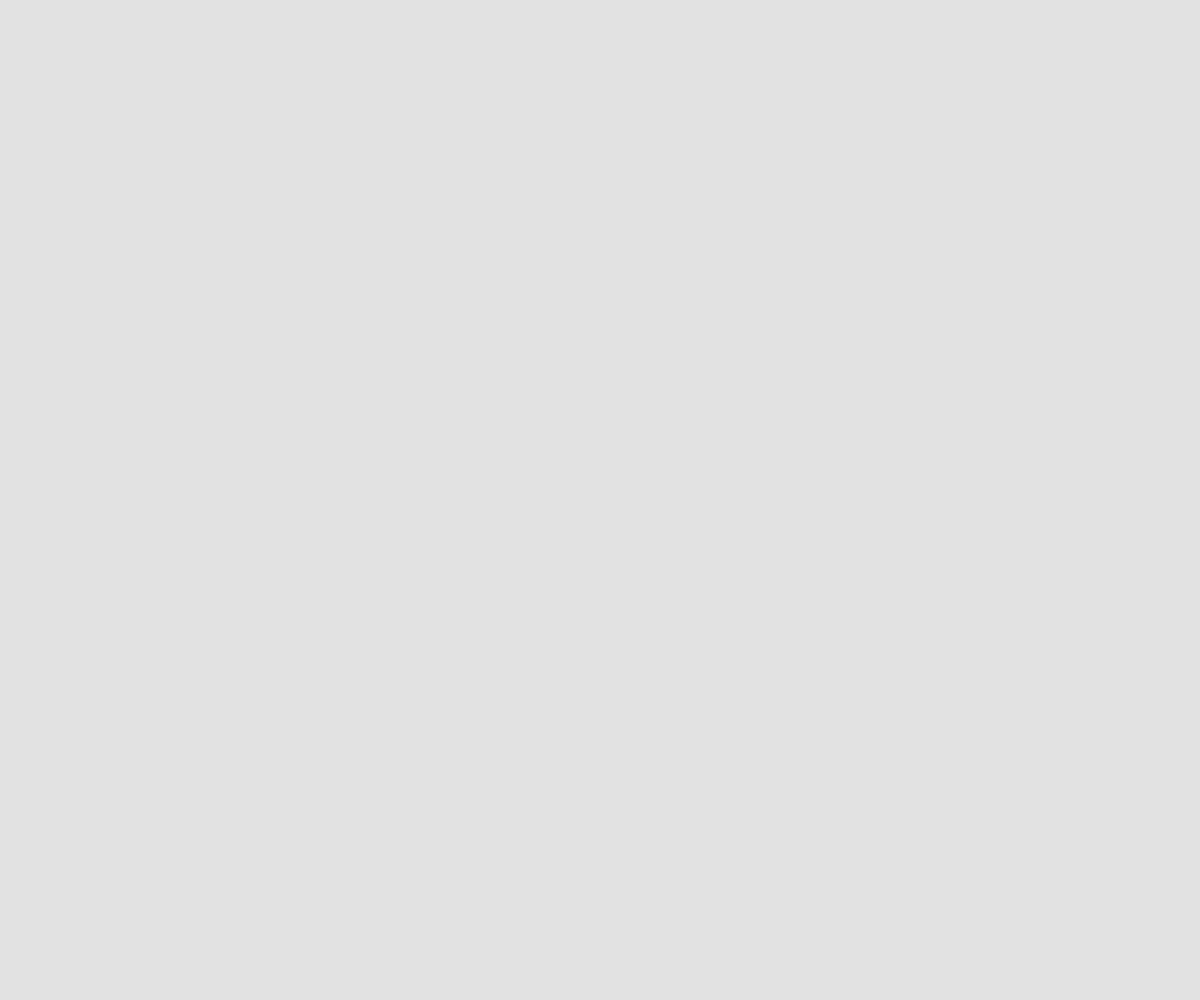
Frame 1 (no input)
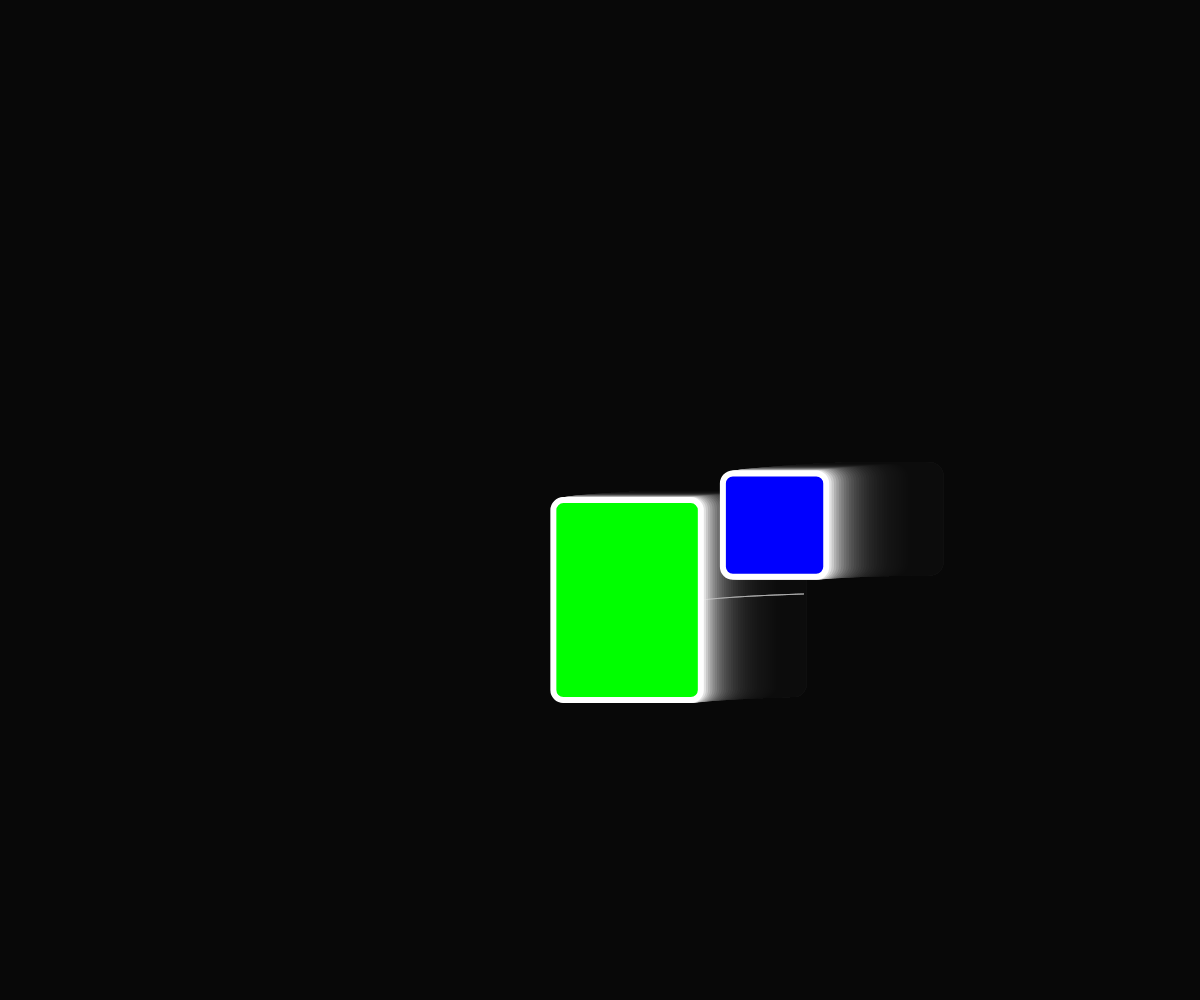
Frame 60 (no input)
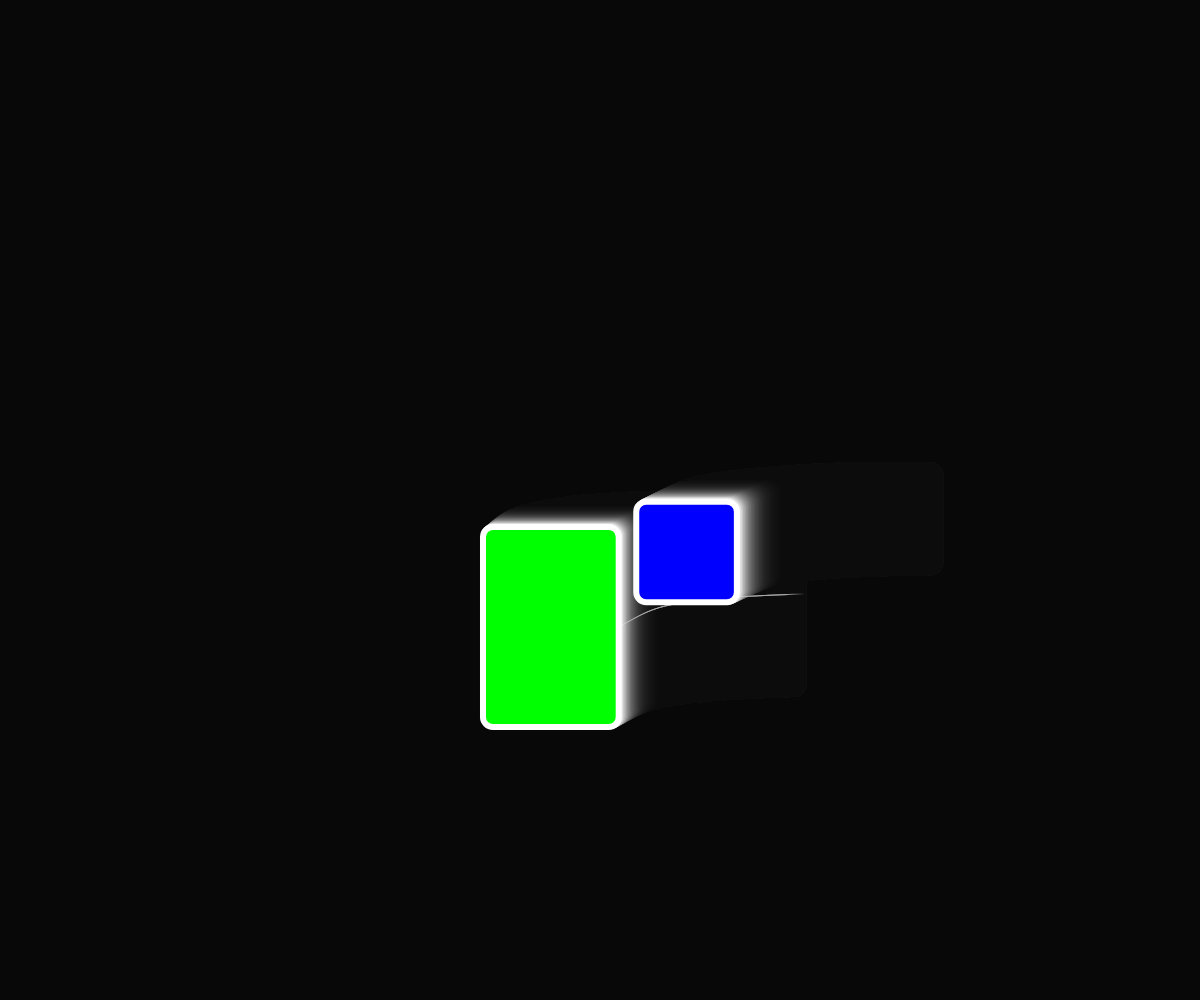
Frame 120 (the mouse pressed at the canvas centre since frame 60)

The p5.js sketch that drew these frames (run headless with seeded random() and noise() and a simulated clock; from frame 60 on, the mouse is pressed at the canvas centre):

// p5.js sketch
// ── sketch.js
let centroX = 0.0, centroY = 0.0;
let pos;
let tx = 0;
let ty = 1000;
let ts = 0;
let rectTam;
let escala;
let historial = [];

function setup() {
  createCanvas(windowWidth, windowHeight);
  angleMode(DEGREES);
  pos = createVector(0, 0);

  centroX = width / 2;
  centroY = height / 2;

  noStroke();
  frameRate(30);
}

function draw() {
  background(10, 30);
  moverForma();
  dibujarEstela();
  dibujarForma();

  tx += 0.002;
  ty += 0.002;
  ts += 0.01;

  rectTam = map(noise(ts / 2), 0, 1, 100, 200);
  escala = map(noise(tx), 0, 1, 0.8, 1.2);
  pos.x = map(noise(tx), 0, 1, 0, width);
  pos.y = map(noise(ty), 0, 1, 0, height);

  historial.push(createVector(pos.x, pos.y));

  if (historial.length > 100) {
    historial.splice(0, 1);
  }
}

function dibujarForma() {
  push();
  translate(pos.x, pos.y);

  // Dibujo del rectángulo verde
  fill(0, 255, 0);
  stroke(255);
  rectMode(CENTER);
  strokeWeight(6);
  rect(-rectTam / 2, 0, rectTam, 200, 10);

  // Dibujo del cuadrado azul más arriba
  fill(0, 0, 255);
  stroke(255);
  rectMode(CENTER);
  strokeWeight(6);
  rect(rectTam / 2, -75, 100 * escala, 100 * escala, 10); // Elevado más arriba
  pop();
}

function dibujarEstela() {
  noFill();
  stroke(255, 50);
  beginShape();
  for (let punto of historial) {
    vertex(punto.x, punto.y);
  }
  endShape();
}

function moverForma() {
 
}
